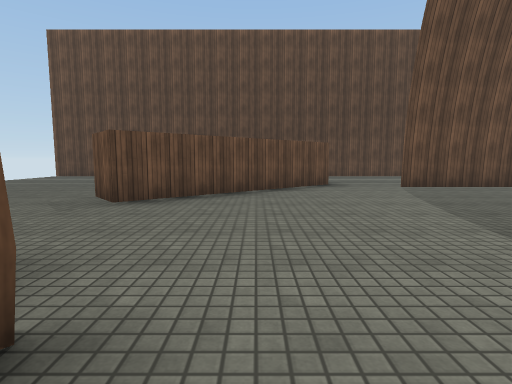
[1] (above)

16 first-person views from a walk through a 3-D level made in the Unity game engine. The camera is 1.2 m above the floor, tilts 6° down and sees 80° across. The floor is counted in squares, 2 m on a side. Each view is taken from the middle of a square. On the plan, view 1 faces up. The plan holds only what a view shows up to about 9 squares ahead; the rest is blank. Surface patterns are stand-ins for the level's own textures.

[2]
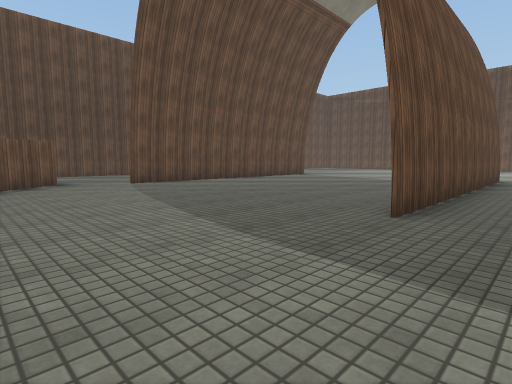

[3]
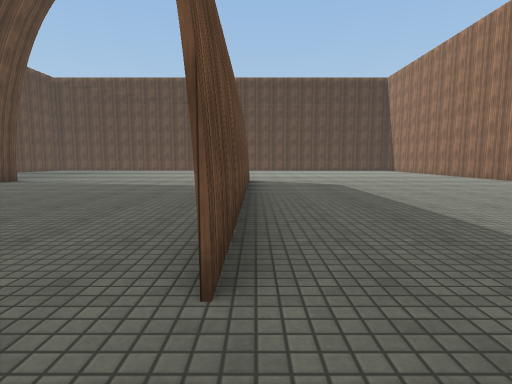

[4]
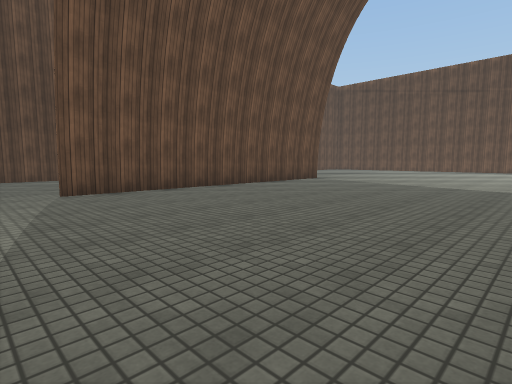

[5]
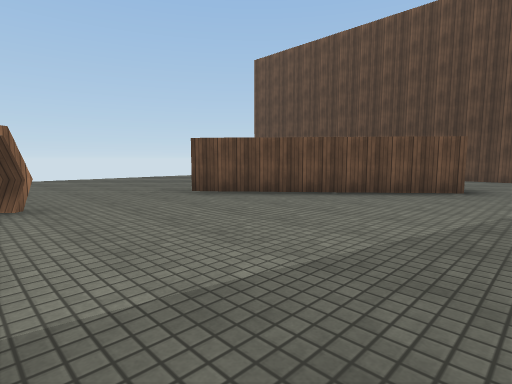

[6]
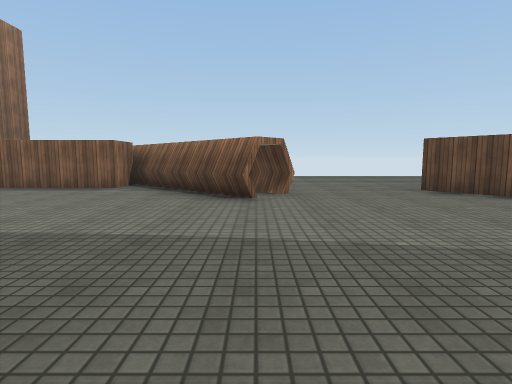

[7]
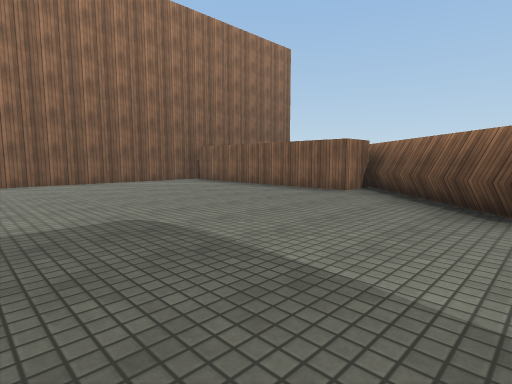

[8]
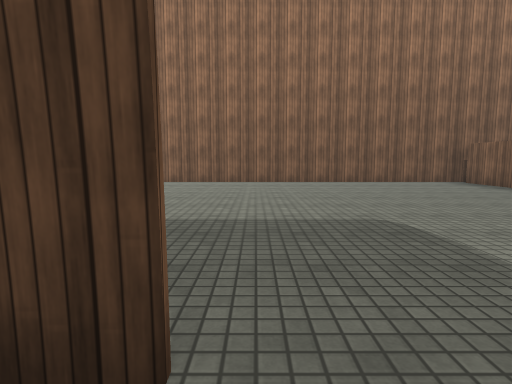

[9]
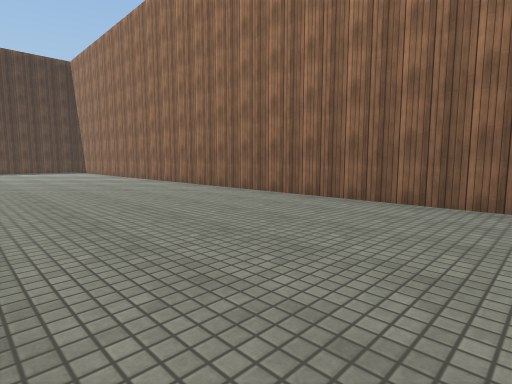

[10]
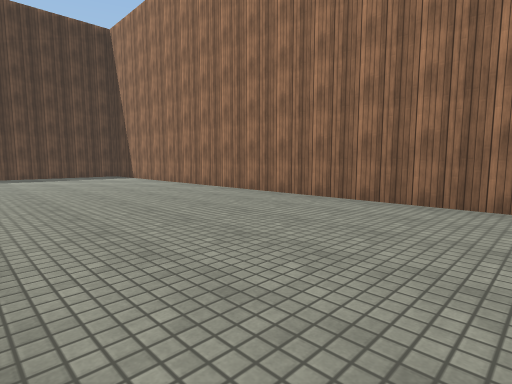

[11]
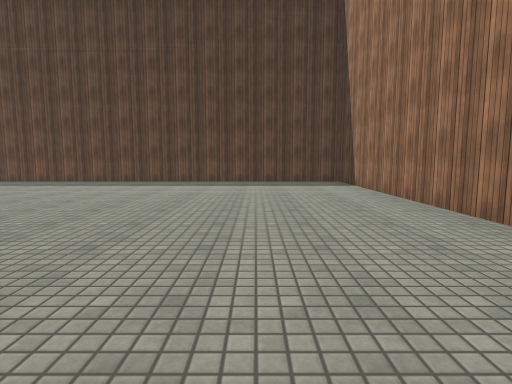

[12]
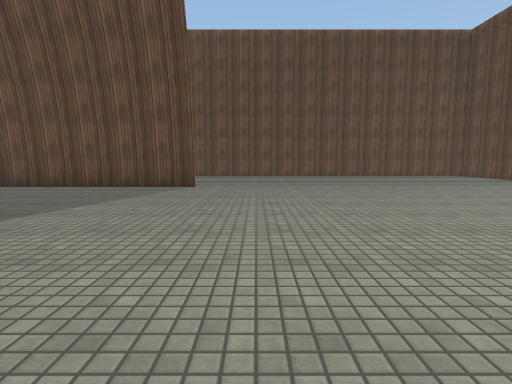

[13]
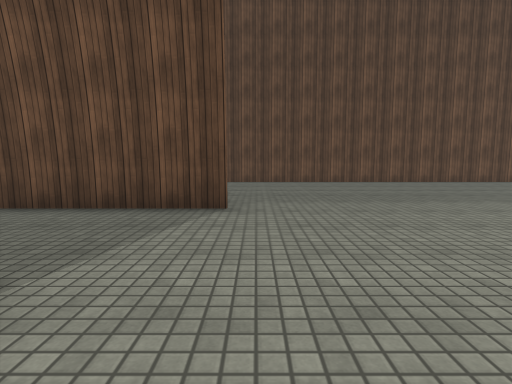

[14]
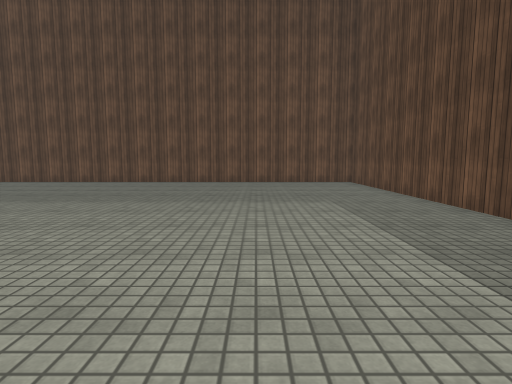

[15]
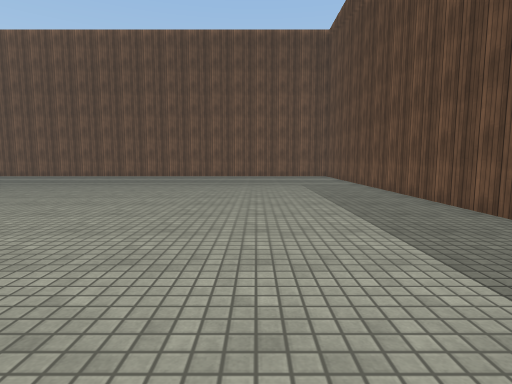

[16]
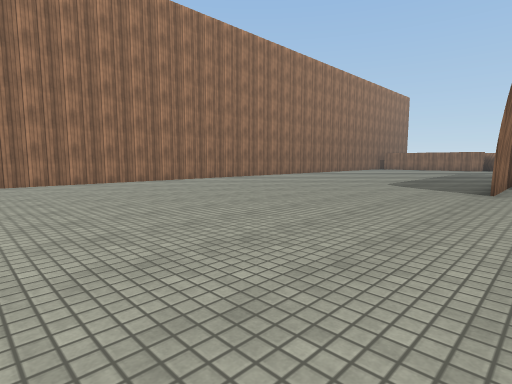

### Floor plan
Points are (right, up) in squares from view 1. A wall is a line through its corners. A room is listed if a view was taken in it or the views show most of it. See-through windows are left out.
Room 1 (views 1, 2, 3, 4, 5, 6, 7, 8, 9, 10, 11, 12, 13, 14, 15, 16)
walls: (8.2, 0.3) (10.8, 0.3); (10.8, 0.2) (3.1, 0.2); (3.1, 0.3) (3.8, 0.3); (10.8, 6.7) (3.1, 6.7); (1.9, 7.6) (-2, 4.3) (-2.7, 5.1); (-0.7, 0.8) (-3.6, -2.3); (-1, 1.1) (-0.8, 1) (-3.7, -2); (-1.4, 1.6) (-2.2, 0.8); (-1.6, 1.7) (-1.3, 1.5) (-1.7, 1.1); (4.2, 11.3) (1, 11.3); (-2.5, -2) (-2.5, -7); (-2.8, -7.3) (19.6, -7.3) (19.6, 11.3) (10, 11.3)

Where each view was taken, in squares from view 1:
view 1: 0 up, 0 right, facing up
view 2: 1 down, 0 right, facing up-right
view 3: 0 up, 2 right, facing right
view 4: 1 up, 2 right, facing up-right
view 5: 1 up, 3 right, facing up-left
view 6: 1 up, 4 right, facing left
view 7: 1 up, 3 right, facing down-left
view 8: 1 up, 3 right, facing down
view 9: 3 down, 3 right, facing down-right
view 10: 3 down, 8 right, facing down-right
view 11: 5 down, 11 right, facing right
view 12: 0 up, 12 right, facing up
view 13: 3 up, 11 right, facing up
view 14: 3 up, 17 right, facing up
view 15: 0 up, 17 right, facing up
view 16: 1 up, 17 right, facing down-left
